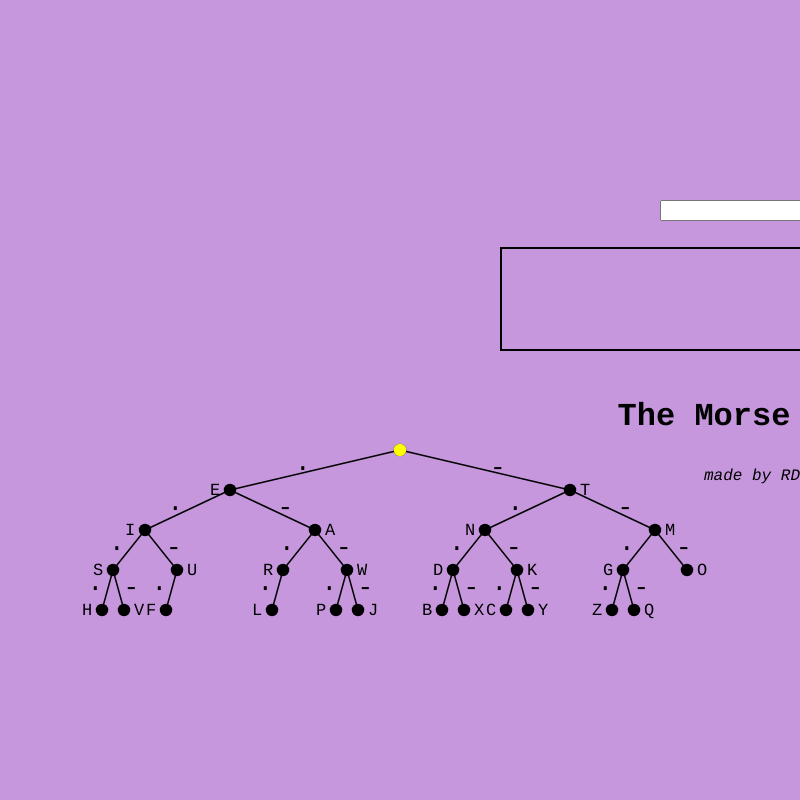
Frame 1 (no input)
Frame 60 (no input): identical to frame 1, image omitted
Frame 120 (the mouse pressed at the canvas centre since frame 60): identical to frame 1, image omitted

The p5.js sketch that drew this single still picture (run headless with seeded random() and noise() and a simulated clock; from frame 60 on, the mouse is pressed at the canvas centre):

// p5.js sketch
// ── sketch.js
const fontSize = 17;
const lifetime = 100; // lifetime of a path before it fades out
let morse;
let input;
let morseText;
let cnv;
let osc;
let last;
let history = [];
let divEl;

function setup() {
    cnv = createCanvas(800, 800);
    morse = Morse();
    last = 0;

    divEl = createDiv();
    divEl.style("display", "flex");
    divEl.style("flex-direction", "column");
    divEl.style("gap", "10px");
    divEl.style("align-items", "center");
    divEl.style("justify-content", "center");

    input = createInput();
    input.input(() => {
        let current = morse.morsify(input.value().trim().at(-1) || "");
        history.push({
            times: lifetime/5, // starts at 1/5th so it looks as if it decays faster
            fun: (alph) => 
                morse.drawNodes(
                    morse.root, 
                    width/2, height/2+50, 
                    current, 
                    alph
                )
        });
    });
  
    morseText = createP();
    morseText.style("border","2px solid");
    morseText.style("width", "500px");
    morseText.style("min-height", "100px");

    let title = createElement("h1", "The Morse Tree");
    title.style("width", "500px");
    title.style("text-align", "center");
    title.style("font-family", "Courier New");

    let credit = createElement("i", "made by RD");
    credit.style("font-family", "Courier New");

    divEl.child(input);
    divEl.child(morseText);
    divEl.child(title);
    divEl.child(credit);
    divEl.position(width/2 + 100, height/2 - 200);

    textSize(fontSize);
    textFont("Courier New");
    strokeWeight(1.5);
    fill(0);
    stroke(0,0,0,0);
}

function draw() {
    background(198,151,221);
    morseText.html(morse.morsify(input.value()));
    morse.drawBaseNodes(morse.root, width/2, height/2+50);

    // logic for the fade out thingy
    for ([i, e] of history.entries()) {
        e.fun(255 - (e.times / lifetime) * 255);
        e.times += 1;
        if (e.times > lifetime) history.splice(i, 1);
    }
  
    // draw the final one anyways
    morse.drawNodes(
        morse.root, 
        width/2, height/2+50, 
        morse.morsify(input.value().trim().at(-1) || ""), 
        255
    ); 
}

// the morse tree and its methods
function Morse() {
    // the tree structure
    const Node = (letter, dot = null, dash = null) => ({ letter, dot, dash });
    const root = Node("",          // start
        Node("E",                  // dot branch
            Node("I",
                Node("S",
                    Node("H"),
                    Node("V")),
                Node("U",
                    Node("F"))),
            Node("A",
                Node("R",
                    Node("L")),
                Node("W",
                    Node("P"),
                    Node("J")))),
        Node("T",                   // dash branch
            Node("N",
                Node("D",
                    Node("B"),
                    Node("X")),
                Node("K",
                    Node("C"),
                    Node("Y"))),
            Node("M",
                Node("G",
                    Node("Z"),
                    Node("Q")),
                Node("O"))));

    // helper functions
    const isStart = node => node === root;
    const isLetter = node => node.dot !== null || node.dash !== null;
    const isEnd = node => node.dot === null && node.dash === null;
    const isEmpty = node => node === null;

    // conversion
    const getMorse = letter => {
        if (letter === " ") return "/";

        const find = (dot, dash, acc) => {
            let dotBranch = go(dot, acc+".");
            let dashBranch = go(dash, acc+"-");
            return dashBranch === null ? dotBranch : dashBranch;
        };

        const go = (node, acc) => {
            if (isEmpty(node))  return null;
            if (isStart(node))  return find(node.dot, node.dash, acc);
            if (isLetter(node)) return node.letter === letter ? acc : find(node.dot, node.dash, acc);
            if (isEnd(node))    return node.letter === letter ? acc : null;

            return null;
        };

        return go(root, "");
    };

    // drawing the tree
    const drawBaseNodes =
    (node, x, y, xDis = 170, xDisChange = 85, acc = "") => {
        let change = 32;
        let yDis = 40;
        let nodeSize = 12.5;
    
        if (node.dot !== null) {
            stroke(0);
            line(x, y, x-xDis, y+yDis);
            stroke(0,0,0,0);
          
            text(node.dot.letter, x-xDis-20, y+yDis+5);
            textSize(26);
            text(".", x-(xDis/2)-20, y+(yDis/2));
            textSize(fontSize);
          
            drawBaseNodes(
                node.dot, 
                x-xDis, y+yDis, 
                xDis - xDisChange, 
                xDisChange - change,
                acc + "."
            );
        }
        
        if (node.dash !== null) {
            stroke(0);
            line(x, y, x+xDis, y+yDis);
            stroke(0,0,0,0);
          
            text(node.dash.letter, x+xDis+10, y+yDis+5);
            textSize(26);
            text("-", x+(xDis/2)+5, y+(yDis/2)+5);
            textSize(fontSize);
          
            drawBaseNodes(
                node.dash, 
                x+xDis, y+yDis, 
                xDis - xDisChange, 
                xDisChange - change,
                acc + "-"
            );
        }
    
        ellipse(x, y, nodeSize);
    };

    // path drawing
    const drawNodes = 
    (node, x, y, path, alph, xDis = 170, xDisChange = 85, acc = "") => {
        let change = 32;
        let yDis = 40;
        let nodeSize = 12.5;
        let c = color("yellow");
        c.setAlpha(alph);
    
        if (node.dot !== null) {
            if (path.startsWith(acc+".")) {
                stroke(c);
                line(x, y, x-xDis, y+yDis);
                stroke(0,0,0,0);
            }
          
            drawNodes(
                node.dot, 
                x-xDis, y+yDis,
                path, alph,
                xDis - xDisChange, 
                xDisChange - change,
                acc + "."
            );
        }
        
        if (node.dash !== null) {
            if (path.startsWith(acc+"-")) {
                stroke(c);
                line(x, y, x+xDis, y+yDis);
                stroke(0,0,0,0);
            }
          
            drawNodes(
                node.dash, 
                x+xDis, y+yDis, 
                path, alph,
                xDis - xDisChange, 
                xDisChange - change,
                acc + "-"
            );
        }
    
        if (path.startsWith(acc)) {
            fill(c);
            ellipse(x, y, nodeSize);
            fill(0);
        }
    };

    return {
        root,
        getMorse,
        morsify: str => [...str].map(c => c.toUpperCase()).map(getMorse).join(" "),
        drawNodes,
        drawBaseNodes
    };
}
// ── style.css
* {
    margin: 0;
    padding: 0;
    box-sizing: border-box;
}

body {
    display: flex;
    justify-content: center;
    min-height: 100vh;
    background: rgb(198,151,221);
}
